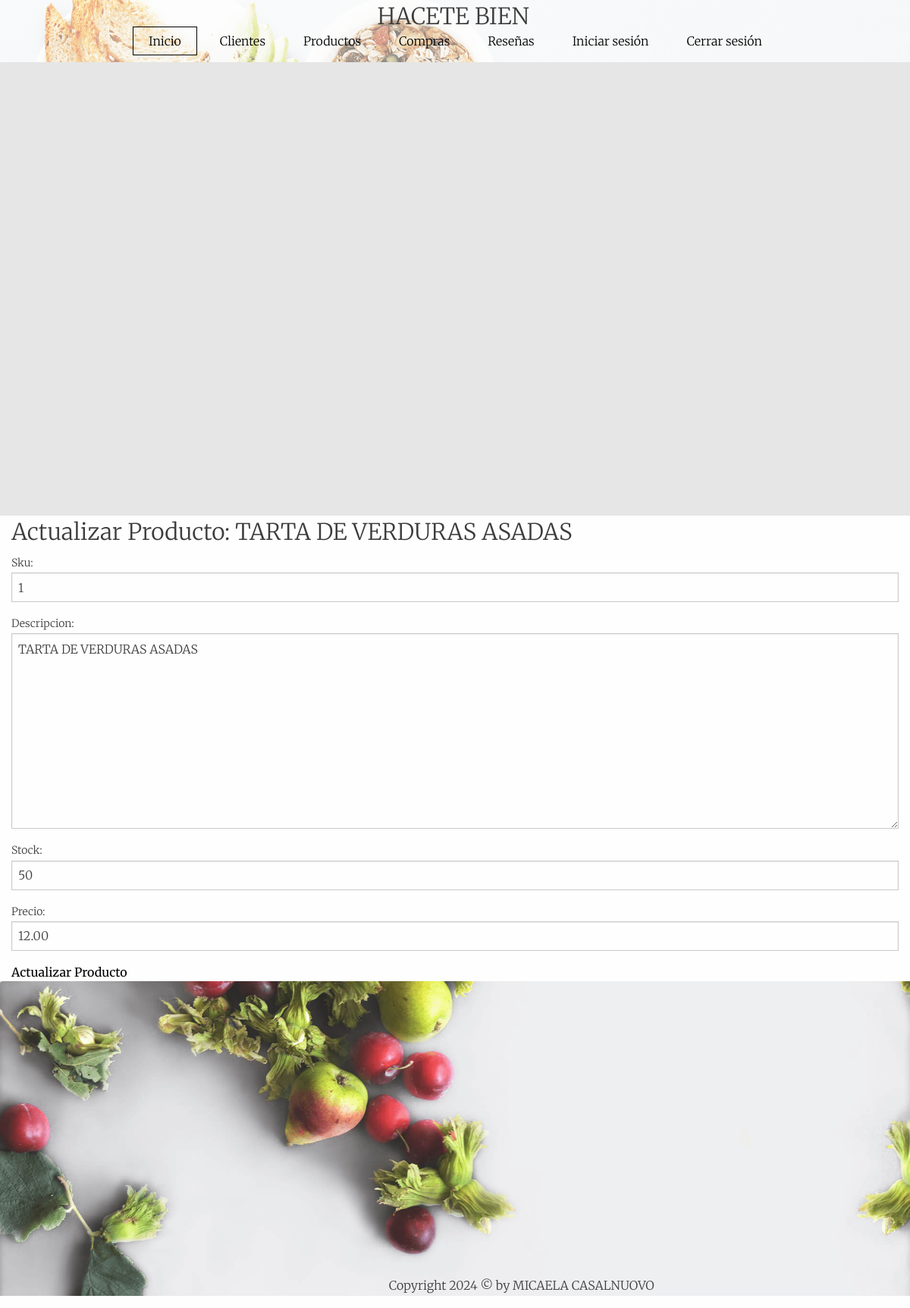
Page /App/actualizar-producto/1/ on the committed database.
### App/models.py (models this page shows, shortened)
class ModeloProducto(models.Model):
    sku = models.CharField(max_length=50, unique=True)
    descripcion = models.TextField()
    stock = models.PositiveIntegerField()
    precio = models.DecimalField(max_digits=10, decimal_places=2)

### App/views.py (the view)
# urls.py: path('actualizar-producto/<str:sku>/', views.actualizar_producto, name='actualizar_producto'),
def actualizar_producto(request, sku):
    producto = get_object_or_404(ModeloProducto, sku=sku)
    if request.method == 'POST':
        form = ModeloProductoForm(request.POST, instance=producto)
        if form.is_valid():
            form.save()  # Guardamos los cambios realizados al producto
            return redirect('productos')  # Redirigimos a la página de productos (ajusta según tu URL)
    else:
        form = ModeloProductoForm(instance=producto)  # Cargamos el formulario con los datos actuales del producto
    return render(request, 'App/actualizar_producto.html', {'form': form, 'producto': producto})

### App/forms.py
class ModeloProductoForm(forms.ModelForm):
    class Meta:
        model = ModeloProducto
        fields = ['sku', 'descripcion', 'stock', 'precio']

### App/templates/App/actualizar_producto.html (shortened to what this page needs)
{% extends "App/base.html" %}
{% block main %}
    <div class="container">
        <h1>Actualizar Producto: {{ producto.descripcion }}</h1>
        <form method="POST">
            {{ form.as_p }}
            <button type="submit" class="btn btn-primary">Actualizar Producto</button>
        </form>
    </div>
{% endblock %}

### rows in the picture
ModeloProducto: descripcion "TARTA DE VERDURAS ASADAS", sku "1", stock "50", precio "12.00"
